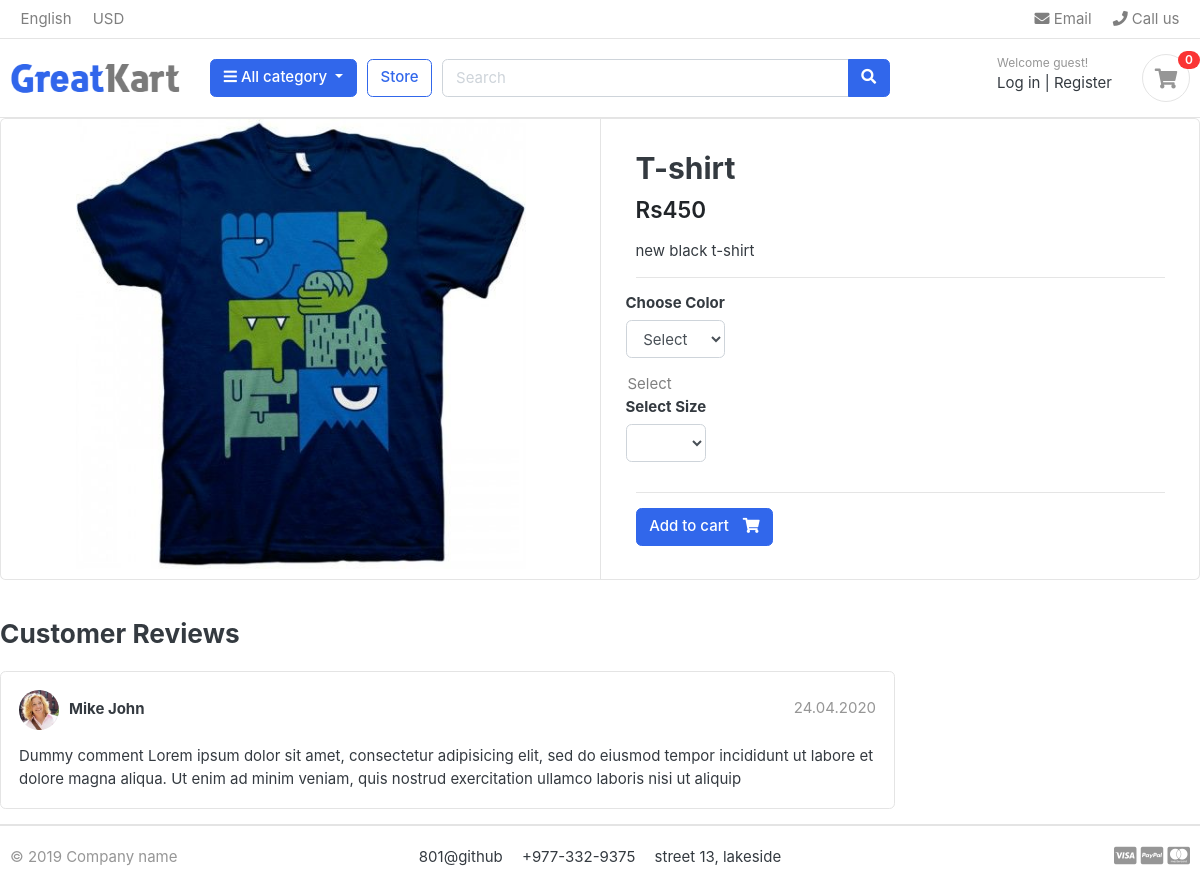
Screenshot of /store/category/t-shirt/t-shirt/ with the database file from the repository.
### store/models.py (models this page shows, shortened)
class Product(models.Model):
    product_name = models.CharField( max_length=200, unique=True)
    slug = models.SlugField(max_length=200, unique=True)
    description = models.TextField(max_length=200, blank=True)
    price = models.IntegerField()
    images = models.ImageField(upload_to='photos/products')
    stock = models.IntegerField()
    is_available =models.BooleanField(default=True)
    category =models.ForeignKey(Category,on_delete=models.CASCADE) # the product attached with the category will be deleted with on_delete
    created_date=models.DateTimeField(auto_now_add=True)
    modified_date=models.DateTimeField(auto_now=True)

### store/views.py (the view)
# urls.py: path('category/<slug:category_slug>/<slug:product_slug>/',views.product_detail,name='product_detail'),#localhost/store/category_slug/product_slug
def product_detail(request, category_slug, product_slug):
    try:
        single_product = Product.objects.get(category__slug=category_slug,slug=product_slug) #category__slug is basically a syntax double underscore used to access related foregin key
        in_cart = CartItem.objects.filter(cart__cart_id=_cart_id(request), product=single_product).exists() # cart is used as foregin key in Cart model
    except Exception as e:
        raise e
    context={
        'single_product':single_product,
        'in_cart':in_cart,
    }
    return render(request,'store/product_detail.html',context)

### carts/context_processors.py (called while the page is built)
def counter(request):
    cart_count = 0
    if 'admin' in request.path:
        return {}
    else:
        try:
            cart = Cart.objects.filter(cart_id=_cart_id(request))
            cart_items = CartItem.objects.all().filter(cart=cart[:1])
            for cart_item in cart_items:
                cart_count += cart_item.quantity
        except Cart.DoesNotExist:
            cart_count = 0
    return dict(cart_count=cart_count)

### carts/views.py (called while the page is built)
def _cart_id(request):
    cart = request.session.session_key
    if not cart:
        cart = request.session.create()
    return cart

### category/context_processors.py (called while the page is built)
def menu_links(request):
    links = Category.objects.all()
    return dict(links=links)#brings all the category list and store it in link variable

### category/models.py (called while the page is built)
    def get_url(self):
            return reverse('products_by_category',args=[self.slug])

### store/models.py (called while the page is built)
    def colors(self):
        return super(variationManager, self).filter(variation_category = 'color' , is_active=True)

    def sizes(self):
        return super(variationManager, self).filter(variation_category = 'size' , is_active=True)

### templates/store/product_detail.html (shortened to what this page needs)
{% extends "base.html" %}
{% load static%}
{% block content%}
<div class="card">
	<div class="row no-gutters">
		<aside class="col-md-6">
<article class="gallery-wrap">
	<div class="img-big-wrap">
	   <a href="#"><img src="{{ single_product.images.url}}"></a>
	</div>
</article>
		</aside>
		<main class="col-md-6 border-left">
<form action="{% url 'add_cart' single_product.id %}" method="POST">
	<article class="content-body">
	<h2 class="title">{{ single_product.product_name}}</h2>
	<div class="mb-3">
		<var class="price h4">Rs{{single_product.price}}</var>
	</div>
	<p>{{single_product.description}}</p>
	<hr>
		<div class="row">
			<div class="item-option-select">
				<h6>Choose Color</h6>
				<select name="color" class="form-control" required>
					<option value="" disabled selected>Select</option>
                </select>
			</div>
		</div>
		<div class="row">
			<div class="item-option-select">
				<option value="" disabled selected>Select</option>
				<h6>Select Size</h6>
				<select name="size" class="form-control">
				</select>
			</div>
		</div>
		<hr>
		{% if single_product.stock <= 0 %}
			<h5 class="text-danger">Out of stock</h5>
				{% else %}
						<button class="btn  btn-primary" type="submit"> <span class="text">Add to cart</span> <i class="fas fa-shopping-cart"></i>  </button>
		{% endif %}
	</article>
</form>
		</main>
	</div>
</div>
<br>
<div class="row">
			<div class="col-md-9">
	<header class="section-heading">
		<h3>Customer Reviews </h3>
	</header>
	<article class="box mb-3">
		<div class="icontext w-100">
			<img src="{% static './images/avatars/avatar1.jpg' %}" class="img-xs icon rounded-circle">
			<div class="text">
				<span class="date text-muted float-md-right">24.04.2020 </span>
				<h6 class="mb-1">Mike John </h6>
			</div>
		</div>
		<div class="mt-3">
			<p>
				Dummy comment Lorem ipsum dolor sit amet, consectetur adipisicing elit, sed do eiusmod
				tempor incididunt ut labore et dolore magna aliqua. Ut enim ad minim veniam,
				quis nostrud exercitation ullamco laboris nisi ut aliquip
			</p>
		</div>
	</article>
	</div>
</div>
{% endblock%}

### static/css/ui.css (style rules this page uses)
html { font-family: "Inter", sans-serif; font-size: 15px; }
.content-body { flex: 1 1 auto; padding: 2rem 2.3rem; }
.img-xs, .img-sm, .img-md, .img-lg { -o-object-fit: cover; object-fit: cover; flex-shrink: 0; flex-grow: 0; }
.img-xs { width: 40px; height: 40px; }
var { font-style: normal; }
article:after, .form-group:after { display: block; clear: both; content: ""; }
.section-heading { margin-bottom: 20px; margin-top: 15px; }
p:last-child { margin-bottom: 0; }
.btn .text + i { margin-left: 10px; }
.icontext { display: inline-flex; align-items: center; vertical-align: middle; }
.icontext .text { width: 100%; line-height: 1.2; }
.icontext .icon { position: relative; margin-right: 10px; flex-shrink: 0; flex-grow: 0; }
.price { font-weight: 600; color: #212529; }
.box { padding: 18px; background: #fff; border-radius: 0.37rem; border: 1px solid #e4e4e4; }
.box img { max-width: 100%; }
.gallery-wrap .img-big-wrap { margin-bottom: 10px; border-radius: 0.37rem; overflow: hidden; background-color: #fff; }
.gallery-wrap .img-big-wrap a { text-align: center; display: block; }
.gallery-wrap .img-big-wrap img { height: 450px; width: auto; display: inline-block; }
.item-option-select { margin-bottom: 1rem; display: inline-block; margin-right: 15px; }

### rows the page displays
Product: images (picture), product_name "T-shirt", price "450", description "new black t-shirt"

### other values shown
{{ cart_count }} "0"
